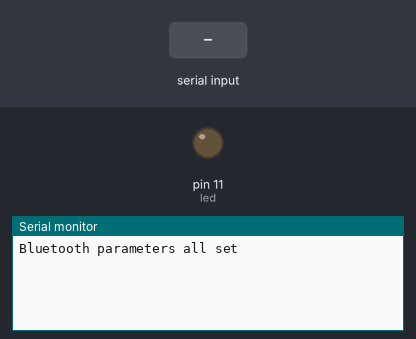
Simulated run of this sketch. Board: Arduino Leonardo, built with avr-gcc and run on an emulated ATmega32U4. On the bench: output pins drawn as LEDs (lit = HIGH), the last lines printed to the serial monitor. Inputs (shaded band) come from the test bench.

Above: at 9.0 s.
9.1 s: ";" received over Serial
At 9.9 s:
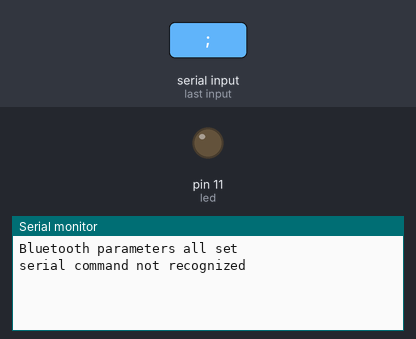
10.6 s: ";" received over the second serial link
At 11.1 s:
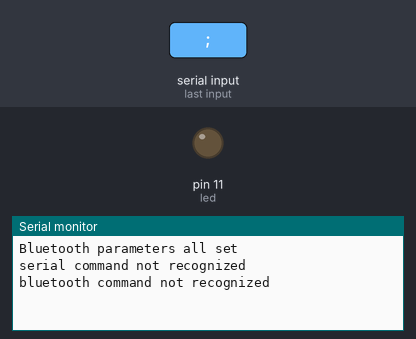

The sketch:

bluetooth_HC_06.ino
```cpp
/******************************************************************
Tutorials:
  # http://mcuoneclipse.com/2013/06/19/using-the-hc-06-bluetooth-module/
  # http://forcetronic.blogspot.com/2014/08/getting-started-with-hc-06-bluetooth.html

Device Notes:
  # HC_06 = CSR_BC417143 (bluetooth) + MX29LV800C (CMOS Flash)
    MX29LV800C; Macronix Internatinal Co; http://www.macronix.com/en-us/Product/Pages/ProductDetail.aspx?PartNo=MX29LV800C%20T/B
  # Default parameter: Baud rate = 9600N81; ID = linvor; Password = 1234

Programming Notes:
  # The Arduino Leonardo board uses Serial1 to communicate via TTL(Transistor to Transistor Level) serial on pins 0 (RX) and 1 (TX).
  # Serial is reserved for USB CDC (Communication Device Class) communication
********************************************************************/

//--------------PC, Leonardo command variable-----------------
int cmd_val = 0;
char cmd_char;
String cmd_str = "";
String cmd_val_str = "";
boolean cmd_ready = false;
boolean cmd_type_ready = false;
//-------------------------------------------------------------------
//--------------HC-06, Leonardo command variable-----------------
int bt_cmd_val = 0;
char bt_cmd_char;
String bt_cmd_str = "";
String bt_cmd_val_str = "";
boolean bt_cmd_ready = false;
boolean bt_cmd_type_ready = false;
//-------------------------------------------------------------------
int led = 11;

void setup() {
  Serial.begin(9600);
  Serial1.begin(9600);
  pinMode(led, OUTPUT);
  bluetooth_initialize();
}

void loop() {
  //--------------PC, leonardo command exchange---------------------------
  if(Serial.available()) {  //USB CDC communication; non-blocking; use while for blocking
    cmd_char = Serial.read();
    if(cmd_char == '='){  //delimiter for determining the type of incoming cmd
      cmd_type_ready = true;
    } else if (cmd_char == ';'){  //delimiter of the end of incoming cmd; can be used for resetting cmd
      cmd_ready = true;
      cmd_type_ready = false;
    } else if (cmd_type_ready == false){  //accumulate charactor for cmd type
      cmd_str += cmd_char;
    } else if (cmd_type_ready == true){  //accumulate charactor for cmd value
      cmd_val_str += cmd_char;
    }
  }
  //---------------------------------------------------------------------
  //-----------------HC_06, Leonardo command exchange------------------
  if(Serial1.available()) {  //RX, TX TTL communication; non-blocking; use while for blocking
    bt_cmd_char = Serial1.read();
    if(bt_cmd_char == '='){  //delimiter for determining the type of incoming cmd
      bt_cmd_type_ready = true;
    } else if (bt_cmd_char == ';'){  //delimiter of the end of incoming cmd; can be used for resetting cmd
      bt_cmd_ready = true;
      bt_cmd_type_ready = false;
    } else if (bt_cmd_type_ready == false){  //accumulate charactor for cmd type
      bt_cmd_str += bt_cmd_char;
    } else if (bt_cmd_type_ready == true){  //accumulate charactor for cmd value
      bt_cmd_val_str += bt_cmd_char;
    }
  }
  //---------------------------------------------------------------------

  //-----------------PC, Leonardo, HC_06 command exchange------------------
  if(cmd_ready){
    if(cmd_str == "AT_cmd"){
      String AT_res = hc_bt_comm(cmd_val_str);
      Serial.println(AT_res);
    } else if (cmd_str == "bt_comm"){

    } else {
      Serial.println("serial command not recognized");
    }
    cmd_ready = false;    //reset for command input
    cmd_str = "";  //reset for command input
    cmd_val_str = "";  //reset for command input
  }

  if(bt_cmd_ready){
    Serial.println(bt_cmd_str);
    Serial.println(bt_cmd_val_str);
    if(bt_cmd_str == "bt_comm"){
      Serial.println(bt_cmd_val_str);
    } else {
      Serial.println("bluetooth command not recognized");
    }
    bt_cmd_ready = false;    //reset for command input
    bt_cmd_str = "";  //reset for command input
    bt_cmd_val_str = "";  //reset for command input
  }
  //--------------------------------------------------------------------
}

void bluetooth_initialize(){
  delay(2000);
  Serial.println(hc_bt_comm("AT"));
  delay(500);
  Serial.println(hc_bt_comm("AT+VERSION"));   //hc_06 firmware versio
  delay(500);
  Serial.println(hc_bt_comm("AT+BAUD4"));   //set hc_06 baud rate to 9600; check on datasheet for more parameter
  delay(500);
  Serial.println(hc_bt_comm("AT+NAMEAtmega32_u4"));   //set bluetooth name to Atmega32_u4
  delay(500);
  Serial.println(hc_bt_comm("AT+PIN9600"));   //set bluetooth password to 9600
  delay(500);
  Serial.println(hc_bt_comm("AT+PO"));   //set hc_06 odd parity check on
  Serial.println("Bluetooth parameters all set");
}

String hc_bt_comm(String cmd_val_str){
  String cmd_res = "";
  Serial1.write(cmd_val_str.c_str());  //RX, TX TTL communication
  delay(550); //HC06 requires 500 msec for reply
  while(Serial1.available()){    //RX, TX TTL communication
    char cmd_return = (char)Serial1.read();     //receive returned commands
    cmd_res += cmd_return;
    digitalWrite(led,HIGH);
    delay(10);
    digitalWrite(led,LOW);
  }
  return cmd_res;
}
```

Measured:
- after the input at 9.1 s, the serial monitor: prints a new line at once (image 1)
- after the input at 10.6 s, the serial monitor: prints a new line at once (image 2)
